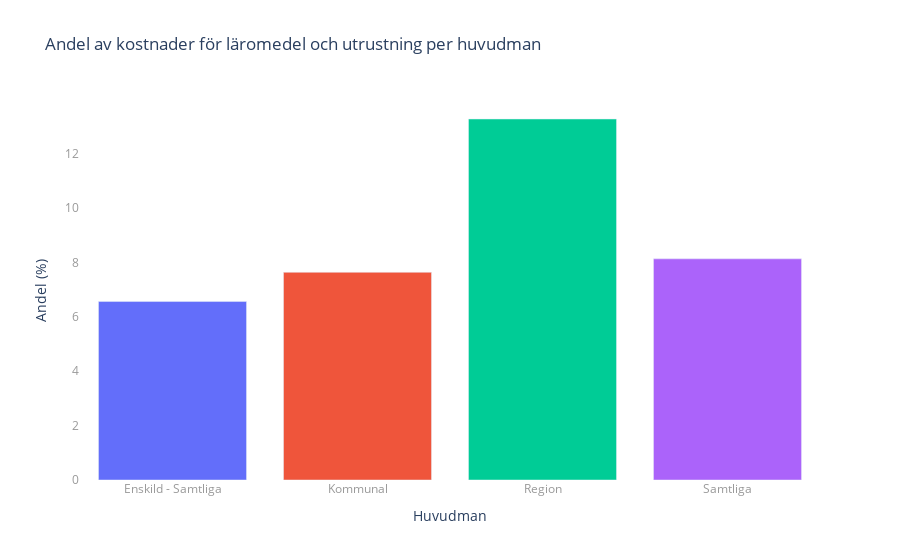

This figure's notebook cell:
### Markdown cell above
## Steg 4: Andel Kostnader för Läromedel och Utrustning

Slutligen undersöker vi andelen av kostnaderna som går till läromedel och utrustning, vilket ger insikter om investeringar i elevernas lärandemiljö.

### Code cell
# Beräknar andelen läromedel och utrustning (%)
school_costs_clean["Andel läromedel och utrustning (%)"] = (
    school_costs_clean["Lärverktyg per elev"] / school_costs_clean["Totalt per elev"]
) * 100

# Grupperar data efter "Typ av huvudman" och beräknar genomsnittet av andelen för varje huvudman
grouped_data = school_costs_clean.groupby("Typ av huvudman", as_index=False)["Andel läromedel och utrustning (%)"].mean()

# Skapar ett stapeldiagram
fig3 = px.bar(
    grouped_data,
    x="Typ av huvudman",
    y="Andel läromedel och utrustning (%)",
    color="Typ av huvudman",
    title="Andel av kostnader för läromedel och utrustning per huvudman",
    labels={"Andel läromedel och utrustning (%)": "Andel (%)", "Typ av huvudman": "Huvudman"}
)

fig3.update_layout(showlegend=False,
                   plot_bgcolor="white",  # Vit bakgrund för renare utseende
                   )
fig3.update_xaxes(showgrid=False)
fig3.update_yaxes(showgrid=False)

fig3.update_xaxes(tickfont=dict(color="#999"))
fig3.update_yaxes(tickfont=dict(color="#999"))

fig3.write_html("Labb2_visualiseringar/upg2_third_graph.html")
fig3.show()

### Figure 1 — Plotly figure (JSON) as saved in the notebook; plotly's stock layout.template omitted (floating-point values rounded to 4 significant figures)
{"data": [{"alignmentgroup": "True", "hovertemplate": "Huvudman=%{x}<br>Andel (%)=%{y}<extra></extra>", "legendgroup": "Enskild - Samtliga", "marker": {"color": "#636efa", "pattern": {"shape": ""}}, "name": "Enskild - Samtliga", "offsetgroup": "Enskild - Samtliga", "orientation": "v", "showlegend": true, "textposition": "auto", "type": "bar", "x": ["Enskild - Samtliga"], "xaxis": "x", "y": [6.566], "yaxis": "y"}, {"alignmentgroup": "True", "hovertemplate": "Huvudman=%{x}<br>Andel (%)=%{y}<extra></extra>", "legendgroup": "Kommunal", "marker": {"color": "#EF553B", "pattern": {"shape": ""}}, "name": "Kommunal", "offsetgroup": "Kommunal", "orientation": "v", "showlegend": true, "textposition": "auto", "type": "bar", "x": ["Kommunal"], "xaxis": "x", "y": [7.641], "yaxis": "y"}, {"alignmentgroup": "True", "hovertemplate": "Huvudman=%{x}<br>Andel (%)=%{y}<extra></extra>", "legendgroup": "Region", "marker": {"color": "#00cc96", "pattern": {"shape": ""}}, "name": "Region", "offsetgroup": "Region", "orientation": "v", "showlegend": true, "textposition": "auto", "type": "bar", "x": ["Region"], "xaxis": "x", "y": [13.28], "yaxis": "y"}, {"alignmentgroup": "True", "hovertemplate": "Huvudman=%{x}<br>Andel (%)=%{y}<extra></extra>", "legendgroup": "Samtliga", "marker": {"color": "#ab63fa", "pattern": {"shape": ""}}, "name": "Samtliga", "offsetgroup": "Samtliga", "orientation": "v", "showlegend": true, "textposition": "auto", "type": "bar", "x": ["Samtliga"], "xaxis": "x", "y": [8.137], "yaxis": "y"}], "layout": {"barmode": "relative", "legend": {"title": {"text": "Huvudman"}, "tracegroupgap": 0}, "plot_bgcolor": "white", "showlegend": false, "title": {"text": "Andel av kostnader för läromedel och utrustning per huvudman"}, "xaxis": {"anchor": "y", "categoryarray": ["Enskild - Samtliga", "Kommunal", "Region", "Samtliga"], "categoryorder": "array", "domain": [0, 1], "showgrid": false, "tickfont": {"color": "#999"}, "title": {"text": "Huvudman"}}, "yaxis": {"anchor": "x", "domain": [0, 1], "showgrid": false, "tickfont": {"color": "#999"}, "title": {"text": "Andel (%)"}}}}
